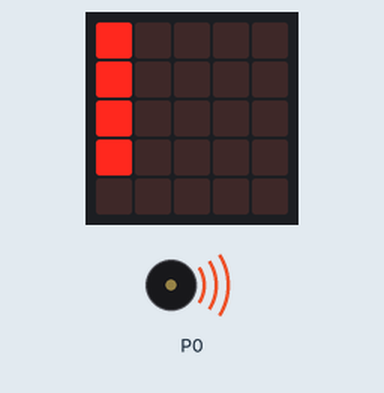
Recording of a program running on a simulated BBC micro:bit running MicroPython. Shown: the board's 5×5 LED display, buzzer (waves = sounding). Random numbers come from a fixed seed.

Above: at 0.2 s.
At 9.03 s:
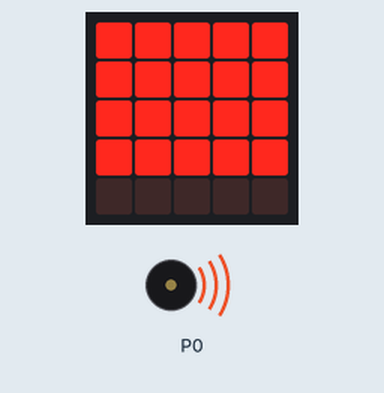
At 19.36 s:
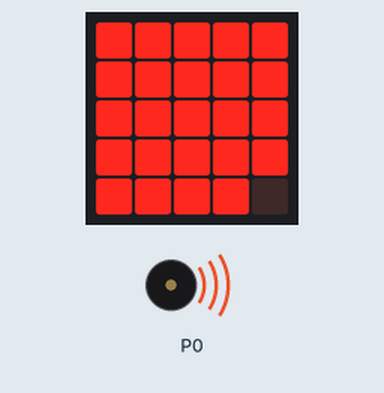
At 38.66 s:
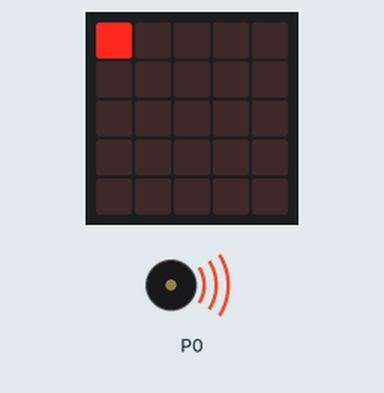
Timing chart, 0 to 40.0 s (numbered marks = the images above):
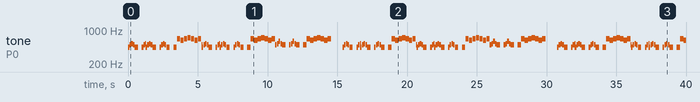

The program:

student_loops_major_example2.py
```python
# Imports go at the top
from microbit import *
import music
import random
#The reason that my code is creative is because it uses a plethora of other topics
#that we used in class to make more flashy light patterns then what ould be created
#with what we just learned in that lesson the first part using if statments
#the bottom part using random commands


# Code in a 'while True:' loop repeats forever
funky = 0
while True:
    #causes this set of lights to loop twice
    for a in range(2):
       for b in range(10):
           if not b  % 5 == 0:
                continue
           else:
               music.play(music.CHASE, wait=False)
               for x in range(5) :
                   for y in range(5):
                       display.set_pixel(y,x,b)
                       display.set_pixel(x,y,9)
                       sleep(50)
                       #makes the part that was bright in the first part a lower brightness
                       if funky == 1:
                           funky = 0
                           continue
                       else:
                           funky += 1
               display.clear()
               sleep(10)
       display.clear()
       #makes lines go across the screen
       for x in range(5):
           for y in range(5):
               display.set_pixel(y,x,9)
               sleep(60)
               display.clear
        #darkens the lines
       for x in range(5):
           for y in range(5):
               display.set_pixel(x,y,6)
               display.clear
               sleep(50)
    display.clear()
    #creates a pattern i dont know how to explain
    for x in range(5):
       for y in range(5):
           c=random.randint(0,9)
           display.set_pixel(y,x,c)
           display.set_pixel(x,y,c)
           display.set_pixel(x,1,c)
           display.set_pixel(y,1,c)
           sleep(60)
       display.clear()
        #sets up so that the dissolve is easier to see
    for x in range(5):
        for y in range(5):
            display.set_pixel(x,y,9)
            sleep(50)
            #saposed to make a a pattern where it kind of dissolves
    for x in range(100):
        e=random.randint(0,4)
        y=random.randint(0,4)
        display.set_pixel(e,y,0)
        sleep(20)


            
```

Measured:
- by itself, tone on P0: plays 440 Hz for 0.12 s, 494 Hz for 0.12 s, 523 Hz for 0.12 s, 494 Hz for 0.12 s, 440 Hz for 0.24 s, 440 Hz for 0.12 s … (190 notes in this stretch)
